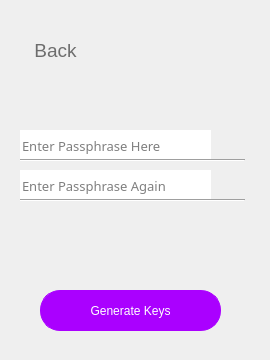
     <widget class="QWidget" name="page_2">
      <widget class="QWidget" name="cnwForm" native="true">
       <property name="geometry">
        <rect>
         <x>0</x>
         <y>30</y>
         <width>261</width>
         <height>321</height>
        </rect>
       </property>
       <widget class="QPushButton" name="Gene_Key">
        <property name="geometry">
         <rect>
          <x>40</x>
          <y>260</y>
          <width>181</width>
          <height>41</height>
         </rect>
        </property>
        <property name="font">
         <font>
          <family>Arial</family>
          <pointsize>9</pointsize>
          <weight>9</weight>
          <italic>false</italic>
          <bold>false</bold>
         </font>
        </property>
        <property name="cursor">
         <cursorShape>PointingHandCursor</cursorShape>
        </property>
        <property name="focusPolicy">
         <enum>Qt::NoFocus</enum>
        </property>
        <property name="styleSheet">
         <string notr="true">border-width: 1px;
border-color: rgb(170, 0, 255);
background-color: rgb(170, 0, 255);
font: 75 9pt &quot;Arial&quot;;
color: rgb(255, 255, 255);
border-radius:20px;
border-style:solid; 
</string>
        </property>
        <property name="text">
         <string>Generate Keys</string>
        </property>
        <property name="flat">
         <bool>true</bool>
        </property>
       </widget>
       <widget class="QToolButton" name="back_to_import">
        <property name="geometry">
         <rect>
          <x>10</x>
          <y>0</y>
          <width>91</width>
          <height>41</height>
         </rect>
        </property>
        <property name="font">
         <font>
          <family>Arial</family>
          <pointsize>14</pointsize>
          <weight>50</weight>
          <italic>false</italic>
          <bold>false</bold>
         </font>
        </property>
        <property name="styleSheet">
         <string notr="true">border:0px;
color: rgb(109, 109, 109);
font: 14pt &quot;Arial&quot;;
</string>
        </property>
        <property name="text">
         <string>Back</string>
        </property>
        <property name="icon">
         <iconset>
          <normaloff>pic/walletback.png</normaloff>pic/walletback.png</iconset>
        </property>
        <property name="iconSize">
         <size>
          <width>200</width>
          <height>200</height>
         </size>
        </property>
        <property name="popupMode">
         <enum>QToolButton::DelayedPopup</enum>
        </property>
        <property name="toolButtonStyle">
         <enum>Qt::ToolButtonTextBesideIcon</enum>
        </property>
        <property name="autoRaise">
         <bool>true</bool>
        </property>
       </widget>
       <widget class="QLineEdit" name="lineEdit_4">
        <property name="geometry">
         <rect>
          <x>20</x>
          <y>100</y>
          <width>191</width>
          <height>31</height>
         </rect>
        </property>
        <property name="font">
         <font>
          <family>等线</family>
          <pointsize>10</pointsize>
         </font>
        </property>
        <property name="focusPolicy">
         <enum>Qt::StrongFocus</enum>
        </property>
        <property name="toolTip">
         <string/>
        </property>
        <property name="statusTip">
         <string/>
        </property>
        <property name="whatsThis">
         <string/>
        </property>
        <property name="accessibleName">
         <string/>
        </property>
        <property name="accessibleDescription">
         <string/>
        </property>
        <property name="styleSheet">
         <string notr="true">
QLineEdit[echoMode=&quot;2&quot;] {
    lineedit-password-character:42;
}
</string>
        </property>
        <property name="maxLength">
         <number>20</number>
        </property>
        <property name="frame">
         <bool>false</bool>
        </property>
        <property name="echoMode">
         <enum>QLineEdit::Password</enum>
        </property>
        <property name="placeholderText">
         <string>Enter Passphrase Here</string>
        </property>
       </widget>
       <widget class="QLineEdit" name="lineEdit_5">
        <property name="geometry">
         <rect>
          <x>20</x>
          <y>140</y>
          <width>191</width>
          <height>31</height>
         </rect>
        </property>
        <property name="font">
         <font>
          <family>等线</family>
          <pointsize>10</pointsize>
         </font>
        </property>
        <property name="focusPolicy">
         <enum>Qt::StrongFocus</enum>
        </property>
        <property name="styleSheet">
         <string notr="true">QLineEdit[echoMode=&quot;2&quot;] {
    lineedit-password-character: 42;
}</string>
        </property>
        <property name="maxLength">
         <number>20</number>
        </property>
        <property name="frame">
         <bool>false</bool>
        </property>
        <property name="echoMode">
         <enum>QLineEdit::Password</enum>
        </property>
        <property name="placeholderText">
         <string>Enter Passphrase Again</string>
        </property>
       </widget>
       <widget class="Line" name="line_36">
        <property name="geometry">
         <rect>
          <x>20</x>
          <y>125</y>
          <width>225</width>
          <height>10</height>
         </rect>
        </property>
        <property name="orientation">
         <enum>Qt::Horizontal</enum>
        </property>
       </widget>
       <widget class="Line" name="line_37">
        <property name="geometry">
         <rect>
          <x>20</x>
          <y>165</y>
          <width>225</width>
          <height>10</height>
         </rect>
        </property>
        <property name="orientation">
         <enum>Qt::Horizontal</enum>
        </property>
       </widget>
       <widget class="QPushButton" name="turn2visible1">
        <property name="geometry">
         <rect>
          <x>220</x>
          <y>100</y>
          <width>31</width>
          <height>21</height>
         </rect>
        </property>
        <property name="font">
         <font>
          <family>Arial</family>
         </font>
        </property>
        <property name="cursor">
         <cursorShape>PointingHandCursor</cursorShape>
        </property>
        <property name="focusPolicy">
         <enum>Qt::NoFocus</enum>
        </property>
        <property name="autoFillBackground">
         <bool>false</bool>
        </property>
        <property name="styleSheet">
         <string notr="true">border:0px;</string>
        </property>
        <property name="text">
         <string/>
        </property>
        <property name="icon">
         <iconset>
          <normaloff>pic/02.png</normaloff>pic/02.png</iconset>
        </property>
        <property name="iconSize">
         <size>
          <width>40</width>
          <height>40</height>
         </size>
        </property>
        <property name="flat">
         <bool>true</bool>
        </property>
       </widget>
       <widget class="QPushButton" name="turn2visible2">
        <property name="geometry">
         <rect>
          <x>220</x>
          <y>140</y>
          <width>31</width>
          <height>21</height>
         </rect>
        </property>
        <property name="cursor">
         <cursorShape>PointingHandCursor</cursorShape>
        </property>
        <property name="focusPolicy">
         <enum>Qt::NoFocus</enum>
        </property>
        <property name="autoFillBackground">
         <bool>false</bool>
        </property>
        <property name="styleSheet">
         <string notr="true">border:0px;</string>
        </property>
        <property name="text">
         <string/>
        </property>
        <property name="icon">
         <iconset>
          <normaloff>pic/02.png</normaloff>pic/02.png</iconset>
        </property>
        <property name="iconSize">
         <size>
          <width>40</width>
          <height>40</height>
         </size>
        </property>
        <property name="flat">
         <bool>true</bool>
        </property>
       </widget>
      </widget>
     </widget>
